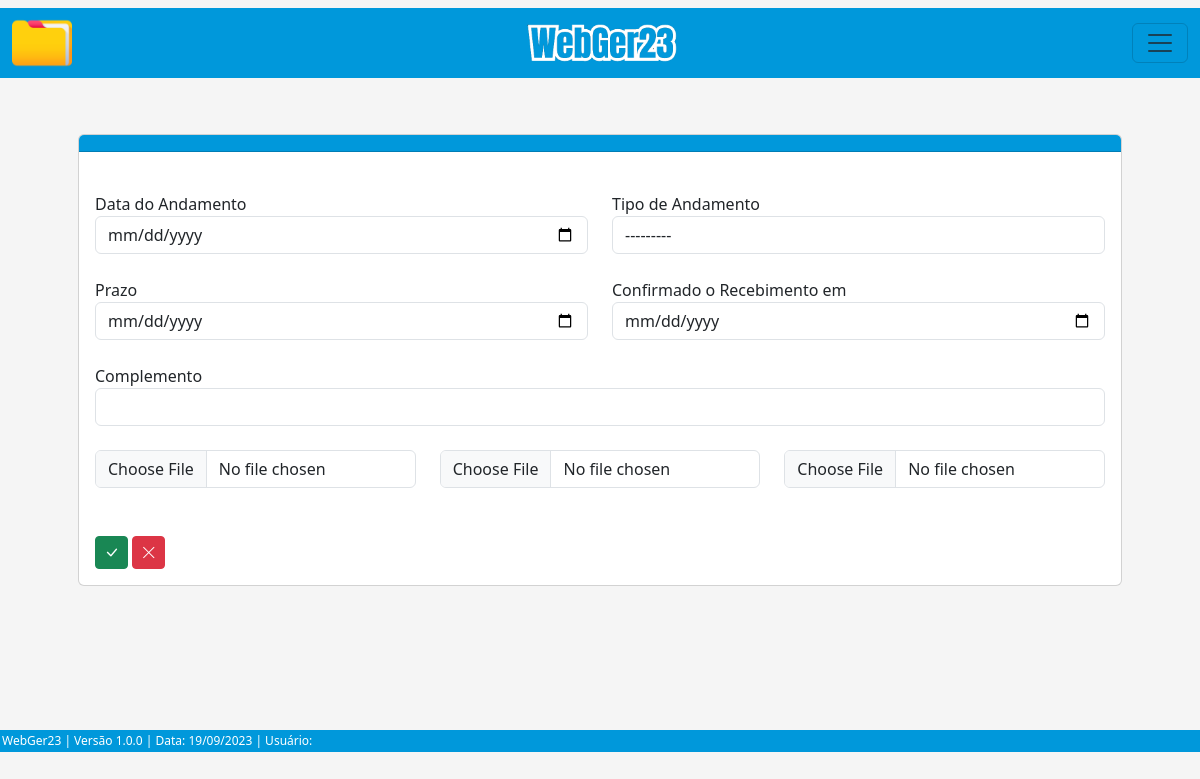
The page /cadastrar/andamento-adm/21/ on the database as committed earlier.
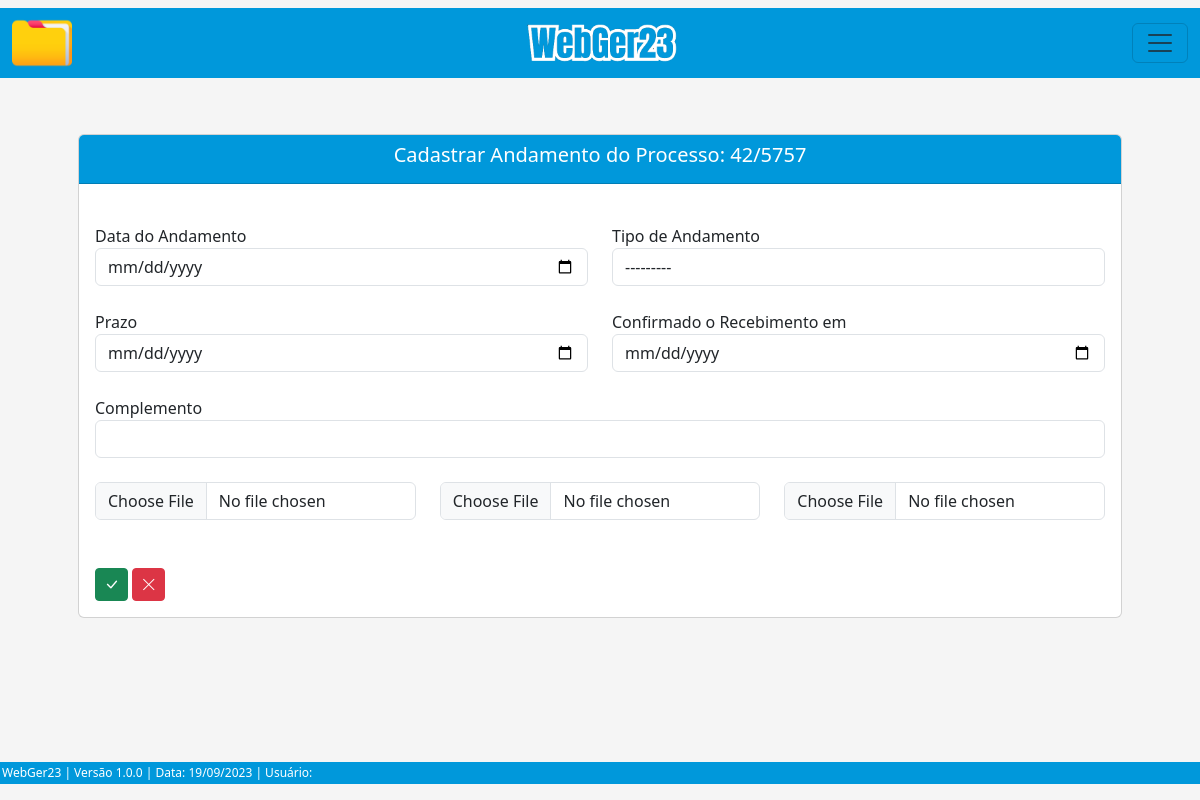
The same page on the database as committed later.
### processo/models.py (models this page shows, shortened)
class Base(models.Model): # Classe base, será herdada pelas outras classes
    data_criacao = models.DateField('data_criação', auto_now_add=True)
    data_alteracao = models.DateField('Alterado', auto_now=True)
    ativo = models.BooleanField('Ativo?', default=True)
    class Meta:
        abstract = True

class ProcessoAdm(Base):
    ufs = (
        ('MS', 'MS'), ('MT', 'MT'), ('SP', 'SP'), ('RJ', 'RJ'),
    )
    municipios = (
        ('Selvíria', 'Selvíria'), ('Inocência', 'Inocência'),
    )
    tipo_pessoas = (
        ('Física', 'Física'), ('Jurídica', 'Jurídica'),
    )
    criador_processo_adm = models.ForeignKey(get_user_model(), verbose_name='Usuário Criador', on_delete=models.CASCADE) # Usuário que criou o processo, utilizando chave primária com o get_user_model do django, para utilizar o usuário logado automaticamente
    numero = models.CharField(unique=True, verbose_name='N°', max_length=10) # Número do processo
    municipio = models.CharField(max_length=50, choices=municipios, verbose_name='Município') # Município
    uf = models.CharField(max_length=2, choices=ufs) # UF
    data_inicial = models.DateField(blank=True, null=True) # Data Inicial do Período do processo
    data_final = models.DateField(blank=True, null=True) # Data final do Período do processo
    data_div_ativa = models.DateField(blank=True, null=True) # Data dívida ativa
    valor_atributo = models.CharField(max_length=14, blank=True, null=True)  # Valor do atributo
    valor_multa = models.CharField(max_length=14, blank=True, null=True) # Valor da multa
    valor_credito = models.CharField(max_length=14, blank=True, null=True) # Valor do crédito
    valor_atualizado = models.CharField(max_length=14, blank=True, null=True) # Valor do atualizado
    data_valor_atualizado = models.DateField(blank=True, null=True) # Data valor atualizado
    nome_contribuinte = models.CharField(max_length=50)  # Nome / Razão Social
    tipo_pessoa = models.CharField(max_length=50, choices=tipo_pessoas) # Física / Jurídica
    documento = models.CharField(max_length=20, verbose_name='CPF/CNPJ', unique=True) # CPF / CNPJ
    nome_fantasia = models.CharField(max_length=50, blank=True, null=True) # Nome Fantasia
    email = models.EmailField(max_length=50, blank=True, null=True) # E-mail
    endereco = models.CharField(max_length=150) # Rua
    complemento = models.CharField(max_length=50, blank=True, null=True) # Complemento
    municipio_contribuinte = models.CharField(max_length=50, blank=True, null=True) # Município Contribuinte
    uf_contribuinte = models.CharField(max_length=2, choices=ufs, verbose_name='UF', blank=True, null=True) # UF Contribuinte
    cep = models.CharField(max_length=10, blank=True, null=True) # CEP
    telefone = models.CharField(max_length=20, blank=True, null=True) # Telefone
    celular = models.CharField(max_length=20, blank=True, null=True) # Celular

### processo/views.py (the view, shortened to what this page needs)
# urls.py: path('cadastrar/andamento-adm/<int:pk>/', AndamentoAdmCreate.as_view(), name='andamento-adm-create'),
class AndamentoAdmCreate(GroupRequiredMixin, CreateView):
    group_required = u'consultor'
    model = AndamentoAdm
    template_name = 'processos/creates/andamento_adm_create.html'
    fields = ['data_andamento', 'andamento', 'data_prazo', 'data_recebimento', 'complemento', 'arquivo_1', 'arquivo_2', 'arquivo_3']
    success_url = reverse_lazy('proc-adm-list')
    def get_context_data(self, **kwargs):
        processo_pk = self.kwargs.get('pk') # Pega a PK do processo através da URL
        context = super().get_context_data(**kwargs)
        context['dados_processo'] = ProcessoAdm.objects.filter(pk=processo_pk) # Filtra os dados do processo através da pk
        return context

### processo/templates/processos/creates/andamento_adm_create.html (shortened to what this page needs)
{% extends 'index.html' %}
{% load static %}
{% load widget_tweaks %}
{% block conteudo %}
<div class="container p-5">
    <div class="card">
        <div class="card-header text-white" style="background-color: #0098DB;">
            {% for atributo in dados_processo %}
                <h5 style="text-align: center;">Cadastrar Andamento do Processo: {{ atributo.numero }}</h5>
            {% endfor %}
         </div>
        <div class="card-body">
            <form action="" method="post" enctype="multipart/form-data">
                <br>
                <div class="row">
                    <div class="col">
                        <label for="data_andamento">Data do Andamento</label>
                        {% render_field form.data_andamento class="form-control" type="date" id="data_andamento"%}
                    </div>
                    <div class="col">
                        <label for="andamento">Tipo de Andamento</label>
                        {% render_field form.andamento class="form-control" id="andamento"%}
                    </div>
                </div>
                <br>
                <div class="row">
                    <div class="col">
                        <label for="data_prazo">Prazo</label>
                        {% render_field form.data_prazo class="form-control" type="date" id="data_prazo"%}
                    </div>
                    <div class="col">
                        <label for="data_recebimento">Confirmado o Recebimento em</label>
                        {% render_field form.data_recebimento class="form-control" type="date" id="data_recebimento"%}
                    </div>
                </div>
                <br>
                <div class="row">
                    <div class="col">
                        <label for="complemento">Complemento</label>
                        {% render_field form.complemento class="form-control" id="complemento"%}
                    </div>
                </div>
                <br>
                <div class="row">
                    <div class="col">
                        {% render_field form.arquivo_1 class="form-control"%}
                    </div>
                    <div class="col">
                        {% render_field form.arquivo_2 class="form-control" id="arquivo_2"%}
                    </div>
                    <div class="col">
                        {% render_field form.arquivo_3 class="form-control" id="arquivo_3"%}
                    </div>
                </div>
                <br><br>
                <div>
                    <button type="submit" class="btn btn-success btn-sm"><i class="bi bi-check-lg" style="font-size: 15px;"></i></button>
                    <a href="{% url 'proc-adm-list' %}" class="btn btn-danger btn-sm"><i class="bi bi-x-lg" style="font-size: 15px;"></i></a>
                </div>
            </form>
        </div>
    </div>
</div>
<br><br><br><br>
{% endblock %}

Rows that differ between the two databases and show on the page:
added ProcessoAdm: numero "42/5757"
